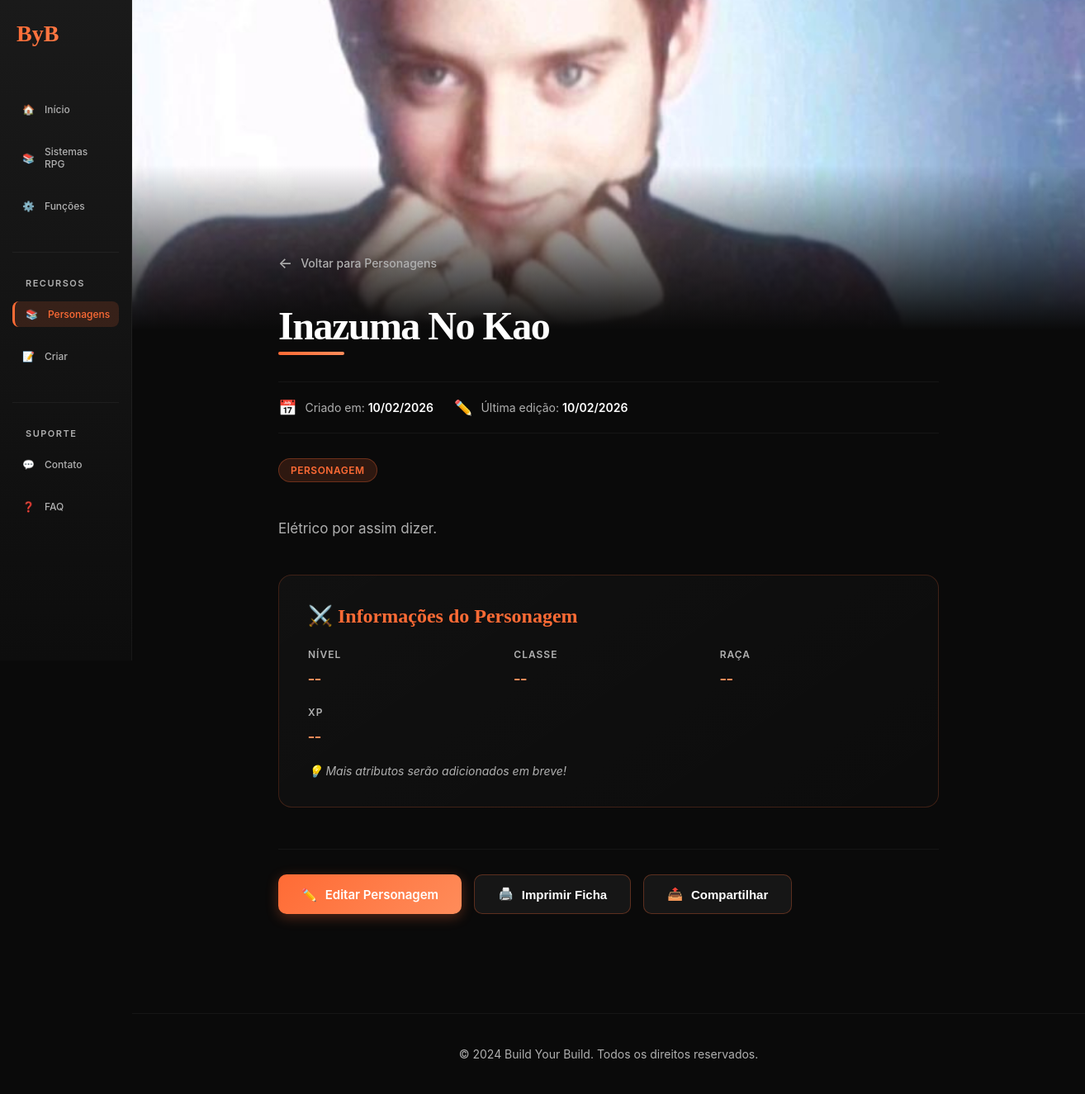
Before: /personagem/inazuma-no-kao with the older database file.
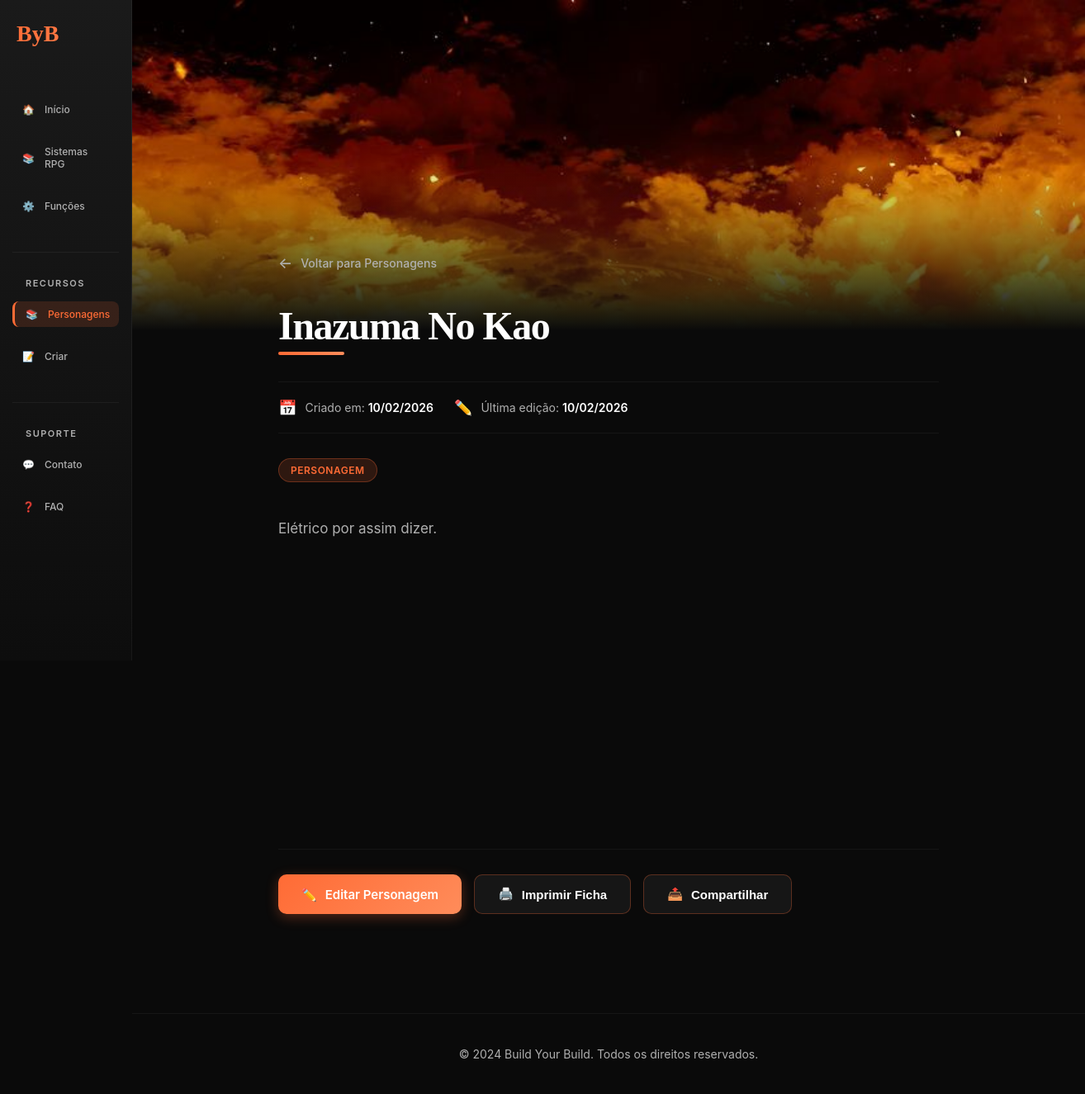
After: the same page with the newer database file.
### personagem/models.py (models this page shows, shortened)
class Personagens(models.Model):
    class Meta:
        verbose_name = 'Personagem'
        verbose_name_plural = 'Personagens'
    title = models.CharField(max_length=75, verbose_name="Nome do Personagem")
    body = models.TextField(verbose_name="Descrição")
    slug = models.SlugField()
    date = models.DateTimeField(auto_now_add= True, verbose_name="Data de Criação")
    updated = models.DateTimeField(auto_now=True, verbose_name="Última Atualização")
    sistema = models.CharField(max_length=100, blank=True, null=True, verbose_name="Sistema de RPG")
    nivel = models.IntegerField(default=1, verbose_name="Nível")
    classe = models.CharField(max_length=100, blank=True, null=True, verbose_name="Classe")
    raca = models.CharField(max_length=100, blank=True, null=True, verbose_name="Raça")
    experiencia = models.IntegerField(default=0, verbose_name="XP")
    banner = models.ImageField(
        upload_to='personagens/banners/',
        blank=True,
        null=True,
        verbose_name="Banner do Personagem",
        help_text="Imagem de banner (opcional). Recomendado: 1200x400px"
    )

### personagem/views.py (the view)
# urls.py: path('personagem/', include('personagem.urls'))
def personagem(request, slug):
    personagem = Personagens.objects.get(slug=slug)
    return render(request, 'personagem/personagem.html', { 'personagem': personagem})

### personagem/templates/personagem/personagem.html (shortened to what this page needs)
{% extends "layout.html" %}
{% load static %}
{% block extra_css %}
    <link rel="stylesheet" href="{% static 'css/personagem.css' %}">
{% endblock %}
{% block content %}
    <article class="personagem-detail">
        {% if personagem.banner %}
            <div class="personagem-banner-container">
                <img
                    class="personagem-banner"
                    src="{{ personagem.banner.url }}"
                    alt="{{ personagem.title }}"
                />
            </div>
        {% else %}
            <div class="personagem-banner-container no-banner">
                <div class="no-banner-placeholder">
                    <div class="no-banner-icon">🎭</div>
                </div>
            </div>
        {% endif %}
        <div class="personagem-content {% if personagem.banner %}has-banner{% endif %}">
            <a href="{% url 'personagem:personagens' %}" class="back-button">
                Voltar para Personagens
            </a>
            <header class="personagem-header">
                <h1>{{ personagem.title }}</h1>
                <div class="personagem-meta">
                    <div class="personagem-meta-item">
                        <span class="icon">📅</span>
                        <span>Criado em: <strong>{{ personagem.date|date:"d/m/Y" }}</strong></span>
                    </div>
                    <div class="personagem-meta-item">
                        <span class="icon">✏️</span>
                        <span>Última edição: <strong>{{ personagem.date|date:"d/m/Y" }}</strong></span>
                    </div>
                </div>
                <div class="personagem-tags">
                    <span class="tag">Personagem</span>
                </div>
            </header>
            <div class="personagem-body">
                {{ personagem.body|linebreaks }}
            </div>
            <div class="personagem-stats animate-in">
                <h3>⚔️ Informações do Personagem</h3>
                <div class="stats-grid">
                    <div class="stat-item">
                        <span class="stat-label">Nível</span>
                        <span class="stat-value">--</span>
                    </div>
                    <div class="stat-item">
                        <span class="stat-label">Classe</span>
                        <span class="stat-value">--</span>
                    </div>
                    <div class="stat-item">
                        <span class="stat-label">Raça</span>
                        <span class="stat-value">--</span>
                    </div>
                    <div class="stat-item">
                        <span class="stat-label">XP</span>
                        <span class="stat-value">--</span>
                    </div>
                </div>
                <p style="margin-top: 20px; font-size: 14px; color: var(--text-secondary); font-style: italic;">
                    💡 Mais atributos serão adicionados em breve!
                </p>
            </div>
            <div class="personagem-actions">
                <a href="#editar" class="btn-action">
                    <span>✏️</span>
                    Editar Personagem
                </a>
                <button class="btn-action secondary" onclick="window.print()">
                    <span>🖨️</span>
                    Imprimir Ficha
                </button>
                <button class="btn-action secondary" onclick="compartilhar()">
                    <span>📤</span>
                    Compartilhar
                </button>
            </div>
        </div>
    </article>
    <footer class="footer">
        <p>&copy; 2024 Build Your Build. Todos os direitos reservados.</p>
    </footer>
{% endblock %}

### templates/layout.html (shortened to what this page needs)
{% load static %}
<!DOCTYPE html>
<html lang="pt-BR">
<head>
    {% block extra_css %}{% endblock  %}
    <link rel="stylesheet" href="{% static 'css/style.css' %}">
</head>
<body>
    <aside class="sidebar">
        <a  href="/" class="logo">ByB</a>
        <ul class="nav-menu">
            <li class="nav-item">
                <a href="/" class="nav-link active" data-nav-type="home">
                    <span role="img" arial-label="Casa">🏠</span> Início
                </a>
            </li>
            <li class="nav-item">
                <a href="#sistemas" class="nav-link" data-nav-type="anchor">
                    <span role="img" arial-label="Livros">📚</span> Sistemas RPG
                </a>
            </li>
            <li class="nav-item">
                <a href="#funcoes" class="nav-link" data-nav-type="anchor">
                    <span role="img" arial-label="Engrenagem">⚙️</span> Funções
                </a>
            </li>
        </ul>
        <div class="nav-divider"></div>
        <div class="nav-section-title">Recursos</div>
        <ul class="nav-menu">
            <li class="nav-item">
                <a href="{% url 'personagem:personagens' %}" class="nav-link" data-nav-type="page">
                    <span role="img" arial-label="Livros">📚</span> Personagens
                </a>
            </li>
            <li class="nav-item">
                <a href="#blog" class="nav-link" data-nav-type="anchor">
                    <span role="img" arial-label="Papel e lápis">📝</span> Criar
                </a>
            </li>
        </ul>
        <div class="nav-divider"></div>
        <div class="nav-section-title">Suporte</div>
        <ul class="nav-menu">
            <li class="nav-item">
                <a href="#contato" class="nav-link" data-nav-type="anchor">
                    <span role="img" arial-label="Balão de fala">💬</span> Contato
                </a>
            </li>
            <li class="nav-item">
                <a href="#faq" class="nav-link" data-nav-type="anchor">
                    <span role="img" arial-label="Interrogação vermelha">❓</span> FAQ
                </a>
            </li>
        </ul>
    </aside>
    <main class="main">
        {% block content %}{% endblock %}
    </main>
</body>
</html>

### static/css/personagem.css (style rules this page uses)
.personagem-detail { position: relative; z-index: 5; }
.personagem-banner { width: 100%; height: 400px; object-fit: cover; border-radius: 0; margin-bottom: 0; position: relative; }
.personagem-banner-container { position: relative; width: 100%; height: 400px; overflow: hidden; margin-bottom: -100px; }
.personagem-banner-container::after { content: ''; position: absolute; bottom: 0; left: 0; right: 0; height: 200px; background: linear-gradient(to top, var(--bg-dark) 0%, transparent 100%); pointer-events: none; }
.personagem-content { position: relative; z-index: 10; padding: 60px 50px; max-width: 900px; margin: 0 auto; }
.personagem-content.has-banner { padding-top: 0; }
.personagem-header { margin-bottom: 40px; animation: fadeInUp 0.8s ease-out; }
.personagem-header h1 { font-family: Georgia, 'Times New Roman', serif; font-size: 48px; margin-bottom: 15px; letter-spacing: -1.5px; color: var(--text-primary); position: relative; display: inline-block; }
.personagem-header h1::after { content: ''; position: absolute; bottom: -8px; left: 0; width: 80px; height: 4px; background: linear-gradient(90deg, var(--accent), var(--accent-light)); border-radius: 2px; }
.personagem-meta { display: flex; gap: 25px; flex-wrap: wrap; margin-top: 25px; padding: 20px 0; border-top: 1px solid rgba(255, 255, 255, 0.05); border-bottom: 1px solid rgba(255, 255, 255, 0.05); }
.personagem-meta-item { display: flex; align-items: center; gap: 10px; font-size: 14px; color: var(--text-secondary); }
.personagem-meta-item .icon { font-size: 18px; color: var(--accent); }
.personagem-meta-item strong { color: var(--text-primary); font-weight: 600; }
.personagem-body { font-size: 17px; line-height: 1.9; color: var(--text-secondary); margin-top: 40px; animation: fadeIn 1s ease-out 0.3s backwards; }
.personagem-body p { margin-bottom: 20px; }
.personagem-actions { display: flex; gap: 15px; flex-wrap: wrap; margin: 50px 0 30px; padding: 30px 0; border-top: 1px solid rgba(255, 255, 255, 0.05); }
.btn-action { display: inline-flex; align-items: center; gap: 10px; padding: 14px 28px; background: linear-gradient(135deg, var(--accent), var(--accent-light)); color: white; text-decoration: none; border-radius: 10px; font-size: 15px; font-weight: 600; transition: all 0.3s cubic-bezier(0.4, 0, 0.2, 1); border: none; cursor: pointer; box-shadow: 0 4px 15px rgba(255, 107, 53, 0.3); }
.btn-action.secondary { background: rgba(255, 255, 255, 0.05); border: 1px solid rgba(255, 107, 53, 0.3); box-shadow: none; }
.back-button { display: inline-flex; align-items: center; gap: 10px; color: var(--text-secondary); text-decoration: none; font-size: 14px; font-weight: 500; margin-bottom: 30px; transition: all 0.3s ease; padding: 8px 0; }
.back-button::before { content: '←'; font-size: 18px; transition: transform 0.3s ease; }
.personagem-tags { display: flex; gap: 10px; flex-wrap: wrap; margin: 30px 0; }
.tag { display: inline-block; padding: 6px 14px; background: rgba(255, 107, 53, 0.15); border: 1px solid rgba(255, 107, 53, 0.3); border-radius: 20px; font-size: 12px; font-weight: 600; color: var(--accent); text-transform: uppercase; letter-spacing: 0.5px; transition: all 0.3s ease; }

Changed rows visible on the page:
changed Personagens "Inazuma No Kao": banner: a different picture
Other visible differences:
text no longer shown: "⚔️ Informações do Personagem NÍVEL -- CLASSE -- RAÇA -- XP -- 💡 Mais atributos serão adicionados em breve!"
